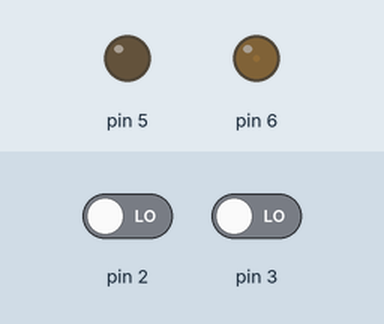
A sketch run on a simulated Arduino Uno, built with avr-gcc and run on an emulated ATmega328P. Shown: output pins drawn as LEDs (lit = HIGH). Dashed ring = blinking. The test bench sets the inputs (shaded band); at power-on: pin 2 LOW, pin 3 LOW.

Above: at 1.2 s.
1.3 s: pin 2 driven HIGH
At 2.05 s:
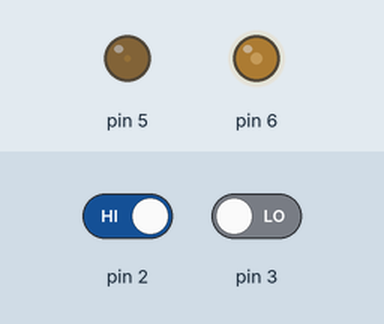
At 4.07 s:
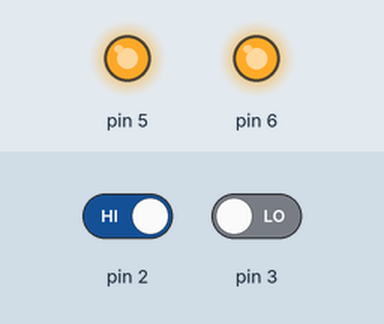
4.3 s: pin 3 driven HIGH
At 5.76 s:
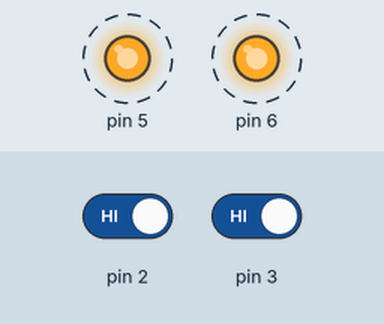
7.3 s: pin 3 driven LOW
Timing chart, 0 to 10.3 s (numbered marks = the images above; inputs shaded):
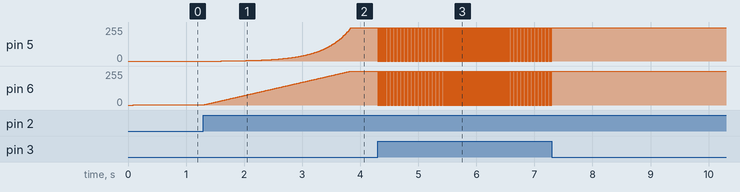

Measured:
- after the input at 1.3 s, pin 5: moves from 0/255 to 249/255 over 2.2 s, starting after 0.30 s; pin 6: moves from 1/255 to 255/255 over 2.5 s, starting at once
- after the input at 4.3 s, pin 5: alternates 249/255 for 0.01 s and 0/255 for 0.01 s, starting at once; pin 6: alternates 255/255 for 0.01 s and 0/255 for 0.01 s, starting at once
- after the input at 7.3 s, pin 5: goes on until 7.3 s, then stays 249/255; pin 6: goes on until 7.3 s, then stays 255/255

The sketch:

fade.ino
```cpp
/*
  Exponential fade
  Produces a fade on an exponential curve for dimming LEDs.
  Formula and explanation from
  https://diarmuid.ie/blog/pwm-exponential-led-fading-on-arduino-or-other-platforms

  to change from 10-bit resolution to 8, change the resolution variable
  and comment out the analogWriteResolution() command

  created by Diarmuid Mac Namara
  adapted 5 May 2019
  modified 23 May 2022
  by Tom Igoe
*/

// analogWrite resolution (can be 10 for SAMD boards, has to be 8 for Uno):
const int resolution = 8;
// number of steps = 2^resolution:
const int steps = pow(2, resolution);
// change between steps:
int change = 1;
// current level:
int currentLevel = 1;
// pre-calculated PWM levels:
int levelTable[steps];

void setup() {
  Serial.begin(9600);
  //  // wait for serial monitor to open:
  //  if (!Serial) delay(3000);
  // pre-calculate the PWM levels from the formula:
  fillLevelTable();
  // initialize digital pin 5 as an output:
  pinMode(5, OUTPUT);
  pinMode(6, OUTPUT);
  pinMode(2, INPUT);
}

void loop() {
  // decrease or increase by 1 point each time
  // if at the bottom or top, change the direction:
  if (currentLevel <= 0 || currentLevel >= steps - 1) {
    change = -change;
  }
  //  Serial.println(currentLevel);
  int up = digitalRead(2);
  int down = digitalRead(3);
  if (up == HIGH && down == HIGH) {
    currentLevel+=change;
  }
  if (up == HIGH && down == LOW) {
    currentLevel += 1;
    if (currentLevel >= steps - 1) {
      currentLevel = steps - 1;
    }
  }
  else if (down == HIGH && up == LOW) {
    currentLevel -= 1;
    if (currentLevel <= 0) {
      currentLevel = 0;
    }
  }


  //PWM output the result:
  analogWrite(5, levelTable[currentLevel]);
  analogWrite(6, currentLevel);
  delay(10);
}

void fillLevelTable() {

  // Calculate the scaling factor based on the
  // number of PWM steps you want:
  float scalingFactor = (steps * log10(2)) / (log10(steps));

  // iterate over the array and calculate the right value for it:
  for (int l = 0; l < steps; l++) {
    int lightLevel = pow(2, (l / scalingFactor)) - 1;
    levelTable[l] = lightLevel;
  }
}
```
